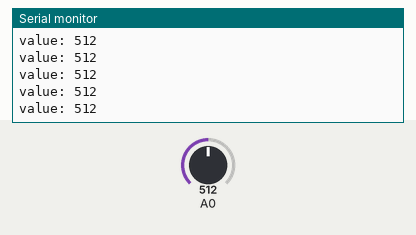
This sketch was run on a simulated ESP8266 (NodeMCU). On the bench: the last lines printed to the serial monitor. The inputs (shaded band) are chosen by the test bench; at power-on: A0 = 512. WiFi joins after 1.5 s; servers stay silent unless stated.

Above: at 2.4 s.
2.5 s: A0 set to 716
At 2.52 s:
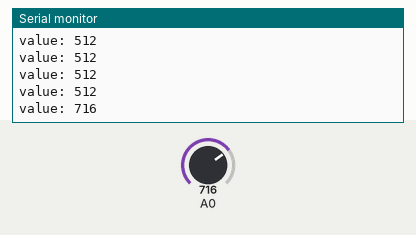
4.0 s: A0 set to 900
At 4.03 s:
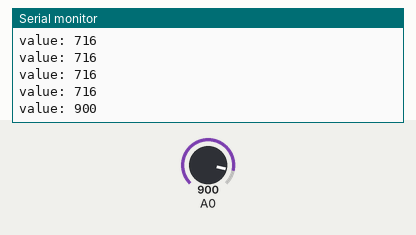
Timing chart, 0 to 7.0 s (numbered marks = the images above; inputs shaded):
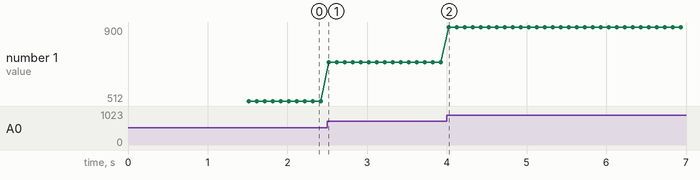

The sketch:

MiToilet.ino
```cpp
#include <ESP8266WiFi.h>
#include <PubSubClient.h>   // Read the rest of the article
#include <stdlib.h>
#include "RunningAverage.h"
RunningAverage myRA(10);
int samples = 0;

const char *ssid =  "Buddhima";   // cannot be longer than 32 characters!
const char *pass =  "buddhima";   //
const char* server = "api.thingspeak.com";
String apiKey ="TCWVCUE5K5G6YHNO";
float ratio;
int state=0;
int decision=0;
int previousDecision=0;
char from;


#define BUFFER_SIZE 100

unsigned long previousMillis = 0;
const long interval = 10000;


void setup() {
  pinMode(D0,INPUT);

  Serial.begin(115200);  //set the baud rate

  delay(10);
  Serial.println();
  Serial.println();
}

void loop() {
  if (WiFi.status() != WL_CONNECTED) {  //wifi not connected?
    Serial.print("Connecting to ");
    Serial.print(ssid);
    Serial.println("...");
    WiFi.begin(ssid, pass);

    while (WiFi.status() != WL_CONNECTED){
      Serial.println("...");
      delay(500);
    }
    Serial.println("WiFi connected");
    Serial.println("IP address: ");
    Serial.println(WiFi.localIP());
  }

  if (WiFi.status() == WL_CONNECTED) {
    //client object makes connection to server

    reading();


  }


}
void sendValueTS(int value)
{
   WiFiClient client;

   if (client.connect(server, 80)) { // use ip 184.106.153.149 or api.thingspeak.com
   Serial.println("WiFi Client connected ");

   String postStr = apiKey;
   postStr += "&field1=";
   postStr += String(value);


   client.print("POST /update HTTP/1.1\n");
   client.print("Host: api.thingspeak.com\n");
   client.print("Connection: close\n");
   client.print("X-THINGSPEAKAPIKEY: " + apiKey + "\n");
   client.print("Content-Type: application/x-www-form-urlencoded\n");
   client.print("Content-Length: ");
   client.print(postStr.length());
   client.print("\n\n");
   client.print(postStr);
   delay(10000);

   }//end if

 client.stop();
}//end send

void reading() {
  int data = analogRead(A0);
  myRA.addValue(data);
  samples++;


  Serial.print("value: ");
  Serial.println(data);

  if (samples == 100)
  {
    Serial.print("Running Average: ");
    Serial.println(myRA.getAverage(), 3);
    if (myRA.getAverage() > 150) {
      sendValueTS(1);
    } else {
      sendValueTS(0);
    }

    samples = 0;
    myRA.clear();
  }
  delay(100);

}
```

Measured:
- after the input at 2.5 s, the serial monitor: prints a new line at once (image 1)
- after the input at 4.0 s, the serial monitor: prints a new line at once (image 2)
- plotted number 1: 512 → 716 after the input at 2.5 s, 716 → 900 after the input at 4.0 s
